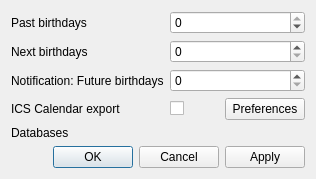
<?xml version="1.0" encoding="UTF-8"?>
<ui version="4.0">
 <class>Dialog</class>
 <widget class="QDialog" name="Dialog">
  <property name="geometry">
   <rect>
    <x>0</x>
    <y>0</y>
    <width>316</width>
    <height>178</height>
   </rect>
  </property>
  <property name="windowTitle">
   <string>Preferences</string>
  </property>
  <layout class="QVBoxLayout" name="verticalLayout">
   <item>
    <layout class="QFormLayout" name="displayFormLayout">
     <property name="fieldGrowthPolicy">
      <enum>QFormLayout::AllNonFixedFieldsGrow</enum>
     </property>
     <property name="formAlignment">
      <set>Qt::AlignLeading|Qt::AlignLeft|Qt::AlignVCenter</set>
     </property>
     <item row="0" column="0">
      <widget class="QLabel" name="pastLabel">
       <property name="text">
        <string>Past birthdays</string>
       </property>
      </widget>
     </item>
     <item row="1" column="0">
      <widget class="QLabel" name="nextLabel">
       <property name="text">
        <string>Next birthdays</string>
       </property>
      </widget>
     </item>
     <item row="2" column="0">
      <widget class="QLabel" name="notifyNextLabel">
       <property name="text">
        <string>Notification: Future birthdays</string>
       </property>
      </widget>
     </item>
     <item row="3" column="0">
      <widget class="QLabel" name="icsExportLabel">
       <property name="text">
        <string>ICS Calendar export</string>
       </property>
      </widget>
     </item>
     <item row="0" column="1">
      <widget class="QSpinBox" name="pastSpinBox">
       <property name="minimum">
        <number>-30</number>
       </property>
       <property name="maximum">
        <number>0</number>
       </property>
       <property name="singleStep">
        <number>1</number>
       </property>
      </widget>
     </item>
     <item row="1" column="1">
      <widget class="QSpinBox" name="nextSpinBox"/>
     </item>
     <item row="2" column="1">
      <widget class="QSpinBox" name="notifyNextSpinBox"/>
     </item>
     <item row="3" column="1">
      <layout class="QHBoxLayout" name="icsExportLayout">
       <item>
        <widget class="QCheckBox" name="icsExportCheckBox">
         <property name="text">
          <string/>
         </property>
        </widget>
       </item>
       <item>
        <widget class="QPushButton" name="icsExportButton">
         <property name="text">
          <string>Preferences</string>
         </property>
        </widget>
       </item>
      </layout>
     </item>
     <item row="4" column="0">
      <widget class="QLabel" name="backendsLabel">
       <property name="text">
        <string>Databases</string>
       </property>
      </widget>
     </item>
     <item row="4" column="1">
      <layout class="QVBoxLayout" name="backendsLayout"/>
     </item>
    </layout>
   </item>
   <item>
    <widget class="QDialogButtonBox" name="buttonBox">
     <property name="orientation">
      <enum>Qt::Horizontal</enum>
     </property>
     <property name="standardButtons">
      <set>QDialogButtonBox::Apply|QDialogButtonBox::Cancel|QDialogButtonBox::Ok</set>
     </property>
    </widget>
   </item>
  </layout>
 </widget>
 <resources/>
 <connections>
  <connection>
   <sender>buttonBox</sender>
   <signal>accepted()</signal>
   <receiver>Dialog</receiver>
   <slot>accept()</slot>
   <hints>
    <hint type="sourcelabel">
     <x>248</x>
     <y>254</y>
    </hint>
    <hint type="destinationlabel">
     <x>157</x>
     <y>274</y>
    </hint>
   </hints>
  </connection>
  <connection>
   <sender>buttonBox</sender>
   <signal>rejected()</signal>
   <receiver>Dialog</receiver>
   <slot>reject()</slot>
   <hints>
    <hint type="sourcelabel">
     <x>316</x>
     <y>260</y>
    </hint>
    <hint type="destinationlabel">
     <x>286</x>
     <y>274</y>
    </hint>
   </hints>
  </connection>
 </connections>
</ui>
